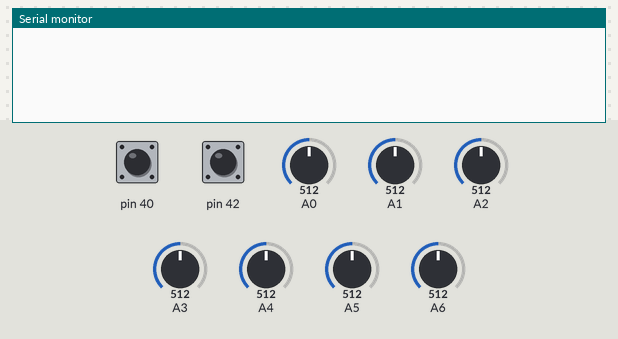
Bench run of a sketch on a simulated Arduino Mega 2560, built with avr-gcc and run on an emulated ATmega2560. On the bench: the last lines printed to the serial monitor. Inputs (shaded band) come from the test bench; at power-on: A0 = 512, A2 = 512, A1 = 512, pin 40 HIGH, pin 42 HIGH, A3 = 512, A4 = 512, A5 = 512, A6 = 512.

Above: at 1.2 s.
1.3 s: A0 set to 467
2.8 s: A0 set to 434
At 2.93 s:
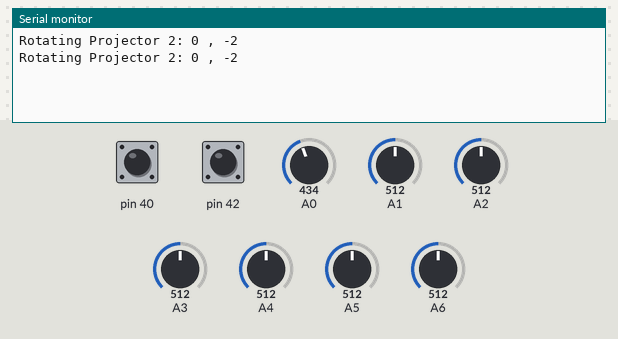
4.7 s: A2 set to 465
At 4.75 s:
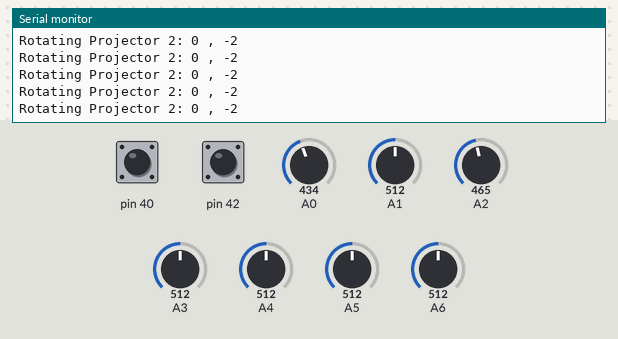
7.7 s: A2 set to 437
10.8 s: A1 set to 455
At 11.8 s:
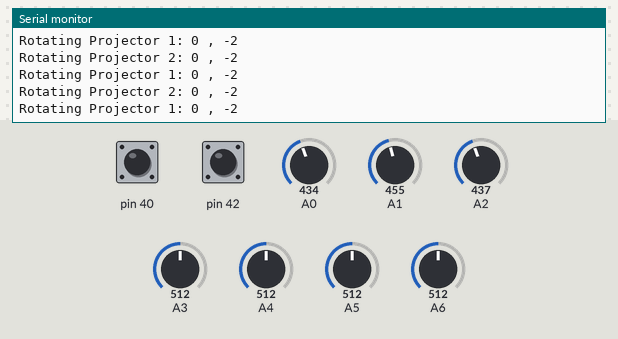
13.8 s: A1 set to 438
At 14.5 s:
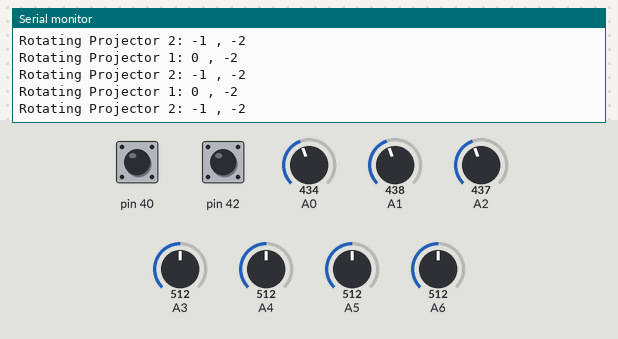

The sketch:

mega2560.ino
```cpp
#include "joystick.h"

// Joystick(Analog_x , Analog_y , Digital_button , Rotation , Resolution)
// It is rotated by 90 degrees to have the downwards pins mean down
joystick J1(A0, A1, 42, 90, 3);  // top right: Projector 2. All features
joystick J3(A2, A3, 40, 90, 3);  // top left: Projector 1. All features
joystick J2(A4, A5, -1, 90, 3);  // bottom right: Movement. No button
joystick J4(A6, -1, -1, 90, 3);  // bottom left: Head Spin. No button, No y


void setup() {
  // initialize serial communication at 9600 bits per second:
  Serial.begin(9600);
}

void loop() {
  // Check state of rocker switch here, if it is off the instantly return

  check_joysticks();
  check_menu();

  //empty_queue();
  delay(100);
}


// Serial for testing stuff. they should be creating and sending events
int j1x, j1y, j2x, j2y, j3x, j3y, j4x;

void check_joysticks() {
  J1.update();
  J2.update();
  J3.update();
  J4.update();

  j1x = J1.getX();
  j1y = J1.getY();

  if (j1y != 0 || j1x != 0) {
    Serial.print("Rotating Projector 2: ");
    Serial.print(j1x);
    Serial.print(" , ");
    Serial.print(j1y);
    //ProjRot(2, j1x, j1y);
  }

  if (J1.isButtonPressed()) {
    Serial.print(" J1 button Pressed");
    // ToggleProj(2);
  }
  Serial.println("");

  j3x = J3.getX();
  j3y = J3.getY();

  if (j3y != 0 || j3x != 0) {
    Serial.print("Rotating Projector 1: ");
    Serial.print(j3x);
    Serial.print(" , ");
    Serial.print(j3y);
    //ProjRot(1, j3x, j3y);
  }

  if (J3.isButtonPressed()) {
    Serial.print(" J3 button Pressed");
    // ToggleProj(1);
  }
  Serial.println("");

  return;

  Serial.print("J2 x: ");
  Serial.print(J2.getX());
  Serial.print(" J2 y: ");
  Serial.println(J2.getY());

  Serial.print("J4 x: ");
  Serial.print(J4.getX());
}

void check_menu() {
}
```

joystick.h
```cpp
#define LINEAR -1;
#define DYNAMIC 0; //sigmoid: x / (1 + abs(x))
#define LOG 1;

class joystick {
private:
  int pinX, pinY, pinButton;
  int valueX, valueY;
  bool buttonPressed;
  bool lastButtonState;
  bool hasYAxis;
  bool hasButton;

  int rotation, resolution;

public:
  //TODO: response curves, nonlinear coordinates and arbitrary mappings to results

  joystick(uint8_t x_pin, int y_pin = -1, int button_pin = -1, int rotate = 90, uint8_t resolution_power = 3) {
    pinX = x_pin;
    pinY = y_pin;
    pinButton = button_pin;
    valueX = 0;
    valueY = 0;
    buttonPressed = false;
    lastButtonState = HIGH;
    hasYAxis = y_pin != -1;
    hasButton = button_pin != -1;

    if (hasButton) {
      pinMode(pinButton, INPUT_PULLUP);
    }

    rotation = rotate;

    resolution = pow(2, resolution_power);
  }

  void update() {
    valueX = minimized(analogRead(pinX));

    if (hasYAxis) {
      valueY = minimized(1023 - analogRead(pinY));
    }

    if (rotation != 0) {
      int temp;
      switch (rotation) {
        case 90:
          temp = valueX;
          valueX = valueY;
          valueY = -temp;
          break;
        case 180:
          valueX = -valueX;
          valueY = -valueY;
          break;
        case 270:
          temp = valueX;
          valueX = -valueY;
          valueY = temp;
          break;
        default:
          break;
      }
    }

    if (hasButton) {
      bool currentButtonState = digitalRead(pinButton);
      if (lastButtonState == HIGH && currentButtonState == LOW) {
        buttonPressed = true;
      } else {
        buttonPressed = false;
      }
      lastButtonState = currentButtonState;
    }
  }

  int getX() {
    return valueX;
  }
  int getY() {
    return hasYAxis ? valueY : 0;
  }

  // Only true during the tick that it is pressed
  bool isButtonPressed() {
    return hasButton ? buttonPressed : false;
  }
  // Only true during the tick that it is released
  bool isButtonReleased() {
    return hasButton ? (lastButtonState == LOW && digitalRead(pinButton) == HIGH) : false;
  }

private:
  // JFC: https://lastminuteengineers.com/wp-content/uploads/arduino/PS2-Joystick-Module-Movement-Analog-Values-on-Arduino.png
  int minimized(int rawValue) {
    if (rawValue > 448 && rawValue < 576) { return 0; }  // 512 +- 64
    // apply curve transformation before map
    return -map(rawValue, 0, 1023, -resolution, resolution);
  }
};
```

Measured:
- the behaviour switches between 449 and 448 on A0 (found by bisection; images 0 and 1)
- after the input at 2.8 s, the serial monitor: prints a new line at once (image 1)
- after the input at 13.8 s, the serial monitor: prints a new line after 0.09 s (image 4)
